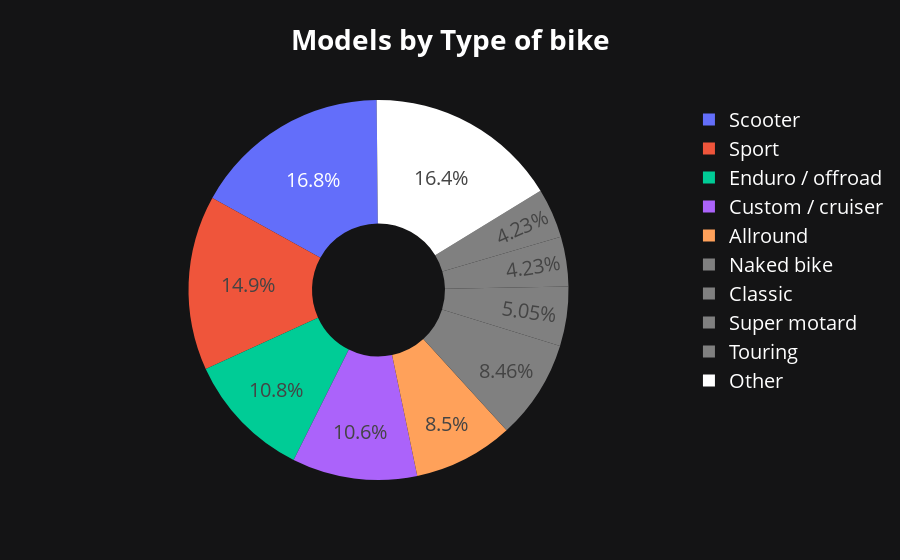

The code cell stored with this chart in its notebook:
### Markdown cell above
### Models by category
 > Let's see the most common type of motorcycle, leaving out those that appear less in the dataset

### Code cell
# Group by most used, leave the others in "Other"
df_grouped = df.groupby("Category").size().reset_index(name="count")

df_top_types = df_grouped[df_grouped["count"] >= 1500].sort_values(by="count", ascending=False)
other_types = df_grouped[df_grouped["count"] < 1500].sum()["count"]

# Create a new DataFrame with the top types and the "Other" category
df_grouped = pd.concat([df_top_types, pd.DataFrame([{'Category': 'Other', 'count': other_types}])], ignore_index=True)

# Concat the top types and the "Other" category
df_pie = pd.concat(
    [df_top_types, pd.DataFrame([{"Category": "Other", "count": other_types}])],
    ignore_index=True
)

# Sort the DataFrame by count in descending order
ordered_categories = list(df_top_types["Category"]) + ["Other"]
df_pie["Category"] = pd.Categorical(
    df_pie["Category"], categories=ordered_categories, ordered=True
)
gray_seq = ["gray"] + ["gray"] + ["gray"] + ["gray"] + ["white"]
color_seq = px.colors.qualitative.Plotly[:5] + gray_seq  # bianco per Other


# Create the pie chart
fig1 = px.pie(
    df_pie,
    names="Category",
    values="count",
    title="<b>Models by Type of bike</b>",
    hole=0.35,
    color_discrete_sequence=color_seq,
    category_orders={"Category": ordered_categories},
)

# Rotate the pie chart, make it counterclockwise, don't atutomatically sort
fig1.update_traces(
    direction="counterclockwise",
    sort=False,
    rotation=-61
)


set_theme(fig1).show()

### Figure 1 — Plotly figure (JSON) as saved in the notebook; plotly's stock layout.template omitted (floating-point values rounded to 4 significant figures)
{"data": [{"direction": "counterclockwise", "domain": {"x": [0, 1], "y": [0, 1]}, "hole": 0.35, "hovertemplate": "Category=%{label}<br>count=%{value}<extra></extra>", "labels": ["Scooter", "Sport", "Enduro / offroad", "Custom / cruiser", "Allround", "Naked bike", "Classic", "Super motard", "Touring", "Other"], "legendgroup": "", "name": "", "rotation": -61, "showlegend": true, "sort": false, "type": "pie", "values": [6484, 5749, 4172, 4111, 3283, 3268, 1950, 1635, 1635, 6337]}], "layout": {"font": {"color": "white", "size": 20}, "legend": {"bgcolor": "rgba(0,0,0,0)", "tracegroupgap": 0}, "paper_bgcolor": "#141415", "piecolorway": ["#636EFA", "#EF553B", "#00CC96", "#AB63FA", "#FFA15A", "gray", "gray", "gray", "gray", "white"], "plot_bgcolor": "#141415", "title": {"text": "<b>Models by Type of bike</b>"}, "xaxis": {"gridcolor": "#333333", "zerolinecolor": "#333333"}, "yaxis": {"gridcolor": "#333333", "zerolinecolor": "#333333"}}}
